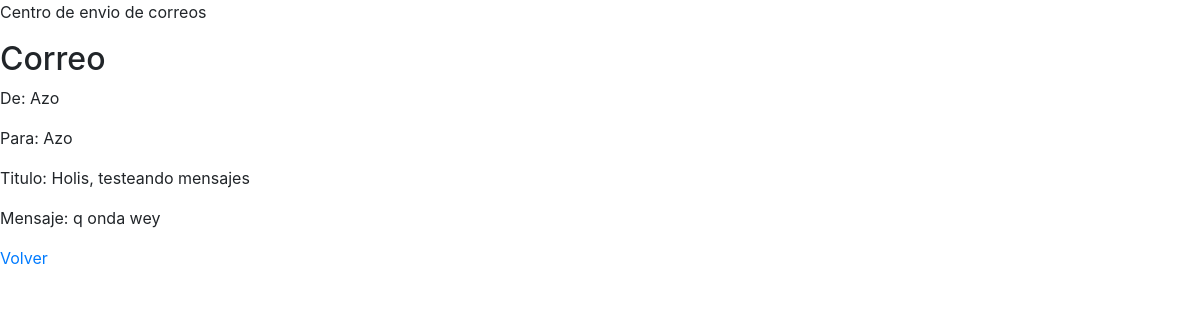
/game/see_message/1 (signed in), run on the app's committed database.
### game/models.py (models this page shows, shortened)
class Mensaje(models.Model):
    titulo = models.CharField(max_length=50)
    mensaje = models.CharField(max_length=250)
    emisor = models.ForeignKey(Jugador, related_name='emisor', on_delete=models.CASCADE)
    receptor = models.ForeignKey(Jugador, related_name='receptor', on_delete=models.CASCADE)

class Jugador(models.Model):
    user = models.CharField(max_length=50, unique=True)
    civilizacion = models.ForeignKey(Civilizacion, on_delete=models.CASCADE,related_name='jugadores')
    def __str__(self):
        return self.user

### game/views.py (the view)
# urls.py: url(r'^game/see_message/(?P<pk>\d+)$', views.GameSeeMessage.as_view(), name='main_game_see_message'),
class GameSeeMessage(LoginRequiredMixin, DetailView):
    login_url = '/login/'
    redirect_field_name = 'main_game'
    template_name = "web/game_see_message.html"
    success_url = "/game"
    def get_queryset(self):
        self.mensaje = Mensaje.objects.filter(id=self.kwargs['pk'])
        return self.mensaje

### game/templates/web/game_see_message.html (shortened to what this page needs)
<!doctype html>
<html lang="en">
    <head>
    <link rel="stylesheet" href="https://stackpath.bootstrapcdn.com/bootstrap/4.1.1/css/bootstrap.min.css">
    </head>
    <body>
    <div id="top">
            <p>Centro de envio de correos</p>
    </div>
    <div id="mid">
                <h2>Correo</h2>
                <p>De: {{mensaje.emisor}}</p>
                <p>Para: {{mensaje.receptor}}</p>
                <p>Titulo: {{mensaje.titulo}}</p>
                <p>Mensaje: {{ mensaje.mensaje }}</p>
    </div>
    <div id="bottom">
            <a href="{% url 'main_game_message' %}">Volver</a>
    </div>
    </body>
</html>

### data on the page
Mensaje: emisor "Azo", receptor "Azo", titulo "Holis, testeando mensajes", mensaje "q onda wey"
